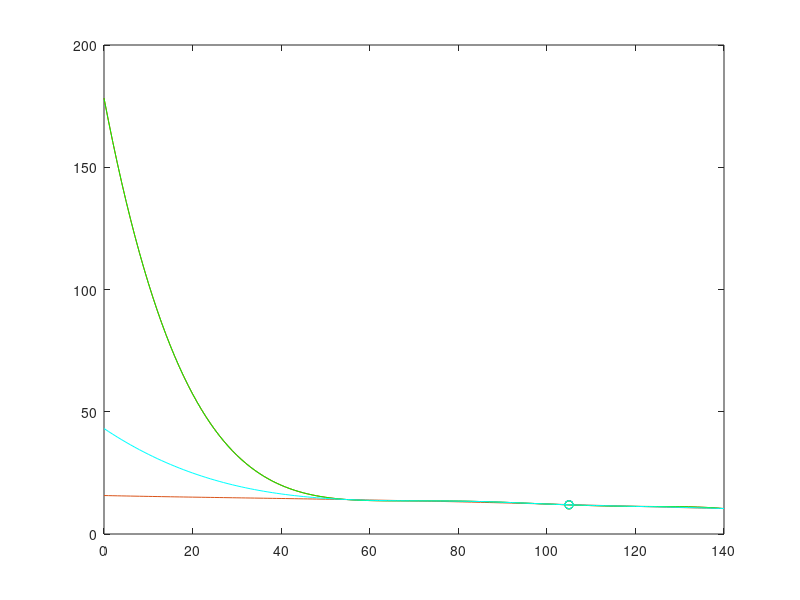

Here is the MATLAB script that generated this plot:
% Dados do problema
velocidade = [55 70 85 100 120 140];
consumo = [14.08 13.56 13.28 12.27 11.30 10.4];
xAxis = [0 : 140];
x = 105
% polinômio interpolador
function a = Polinomial(px, py)
  n = length(px);
  for i = 1 : n
    for j = 1 : n
      M(i, j) = px(i) ^ (j-1);
    end
    a = EliminacaoGauss(M, py);
  end
end

function x = EliminacaoGauss(A, b)
  r = size(A);
  o = [1:r];
  for k = 1 : r-1
    o = PivotamentoParcial(A, k, o);
    for i=k+1 : r
      mul = A(o(i),k) / A(o(k), k);
      A(o(i), :) = A(o(i), :) - mul * A(o(k), :) ;
      b(o(i)) = b(o(i)) - mul * b(o(k));
    end
  end
  x = RetroSubSuperior(A, b, o);
end


function r = PivotamentoParcial (A, k, o)
  r = size(A);
  maior = abs(A(o(k), k));
  pivo = k;
  for i = k + 1 : r
    if abs(A(o(i), k)) > maior
      maior = abs(A(o(i), k));
      pivo = i;
    end
  end
  if pivo > k
    aux=o(pivo);
    o(pivo)=o(k);
    o(k)=aux;
  end
  r = o;
end

function x = RetroSubSuperior(A, b, o)
  n = size(A)(1);
  x = zeros(1, n);
  x(o(n)) = b(o(n)) / A(o(n),n);
  for i = n - 1 : -1 : 1
    j =  i + 1;
    soma = sum(A(o(i), j : n) .* x(j : n));
    x(i) = (b(o(i)) - soma) / A(o(i), i);
  end
end

% Resolve polinomio de grau n com coeficientes a para x
function y = Poli(a, x)
  n = length(x);
  for k = 1 : n
    y(k) = 0;
    for i = 1 : length(a)
      y(k) += a(i) * (x(k) ^ (i-1));
    end
  end
end
% Lagrange
function y = Lagrange (px, py, x)
  n = length(px);
  L = ones(n, length(x));
  y = 0;
  for i = 1 : n
    for j = 1 : n
      if j ~= i
        L(i,:) = L(i,:) .* (x - px(j)) / (px(i) - px(j));
      end
    end
    y += py(i) * L(i, :);
  end
end

%  Diferenças Divididas de Newton
function y = DivDiffs(px, py, x)
  n = length(px);
  M = zeros(n, n);
  M(:, 1) = py';
  for i = 2 : n
    for j = 2 : i
      M(i, j) = (M(i, j - 1) - M(i - 1, j - 1)) / (px(i) - px(i - j + 1));
    end
  end
  y = 0;
  for k = 1 : n
      p = M(k, k);
      for j = 1 : k-1
        p = p .* (x - px(j));
      end
      y += p;
  end
end
% Graficos

grid

a = Polinomial(velocidade, consumo);
y = Poli(a, x);
disp('Usando Polinômio interpolador f(x):'); disp(y);
plot(x, y, 'o');
hold on

plot(xAxis, Poli(a, xAxis));
hold on

y = Lagrange(velocidade, consumo, x);
disp('Usando Lagrange f(x):'); disp(y);
plot(x, y, 'or');
hold on

plot(xAxis, Lagrange(velocidade, consumo, xAxis), 'r');
hold on

y = DivDiffs(velocidade, consumo, x);
disp('Usando Diferenças Divididas de Newton f(x):'); disp(y);

plot(x, y, 'og');
hold on

plot(xAxis, DivDiffs(velocidade, consumo, xAxis), 'g');
hold on

y = spline(velocidade, consumo, x);
disp('Usando Spline f(x):'); disp(y);
plot(x, y, 'oc');
hold on

plot(xAxis, spline(velocidade, consumo, xAxis), 'c');
hold on
